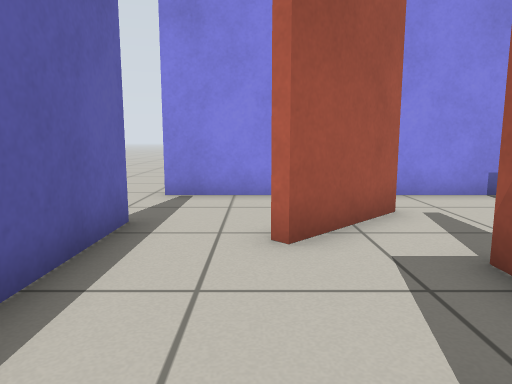
View 1 (above)

17 first-person views from a walk through a robot-simulator world made for Gazebo. The camera is 0.64 m above the floor, tilts 8° down and sees 70° across. The floor is counted in squares, 0.5 m on a side. Each view is taken from the middle of a square. On the plan, view 1 faces up. The plan holds only what a view shows up to about 15 squares ahead; the rest is blank. Robots are left out.

View 2
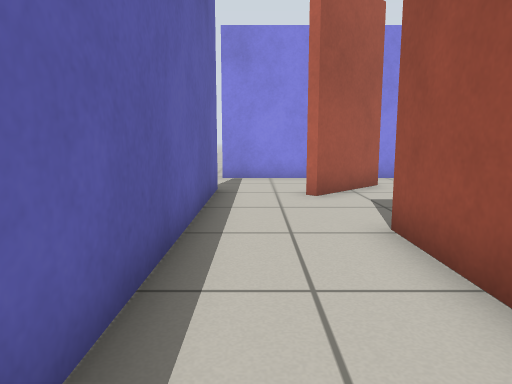

View 3
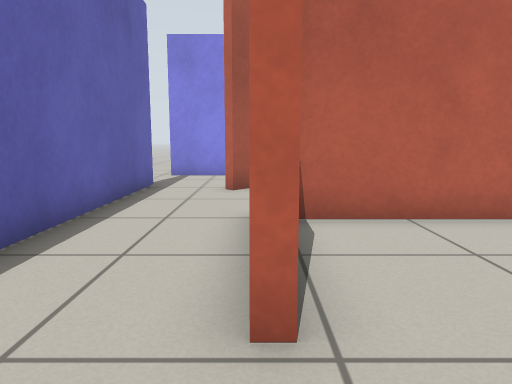

View 4
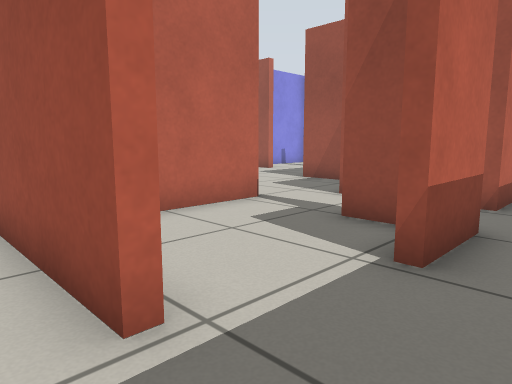

View 5
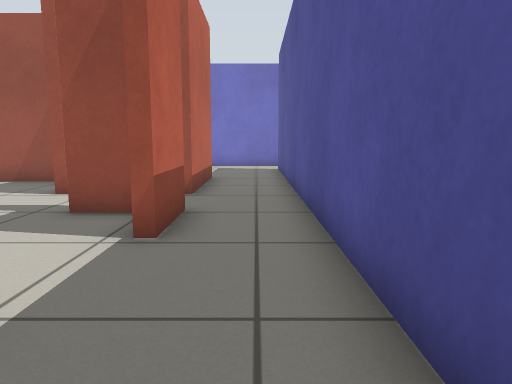

View 6
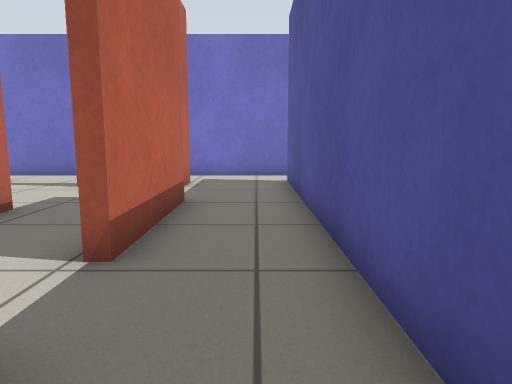

View 7
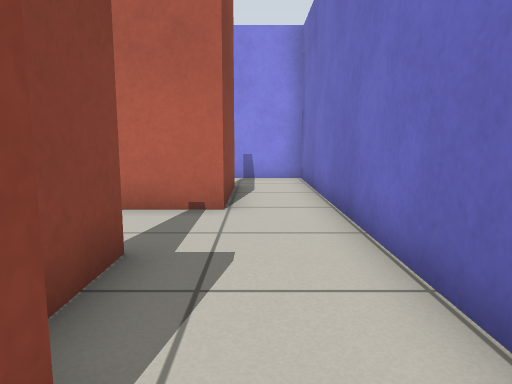

View 8
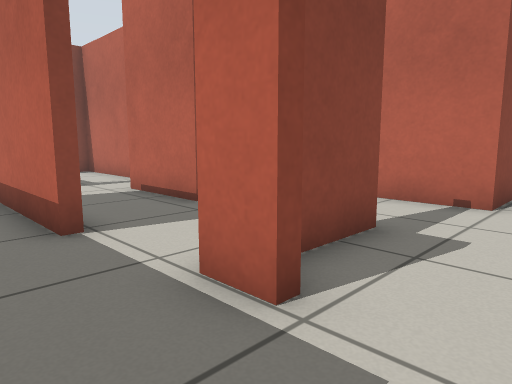

View 9
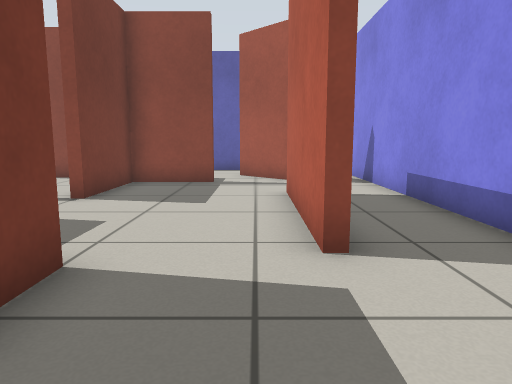

View 10
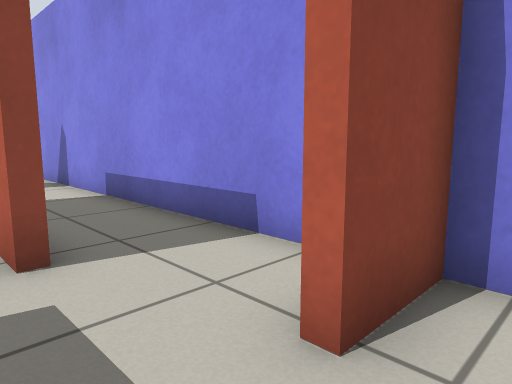

View 11
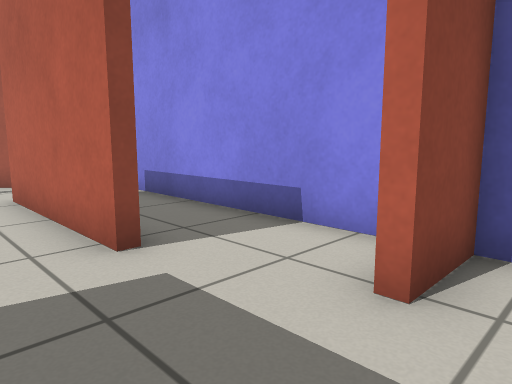

View 12
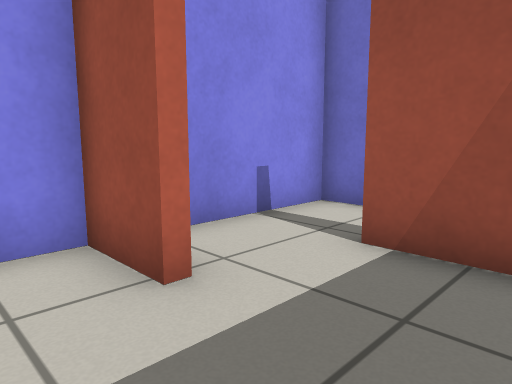

View 13
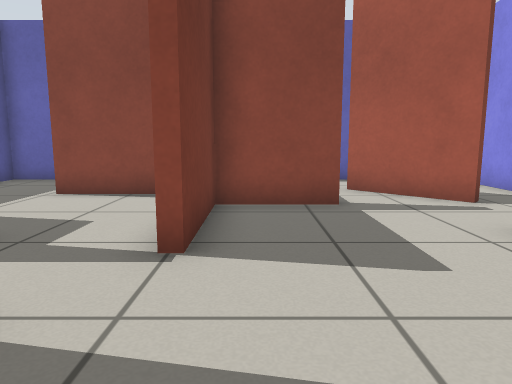

View 14
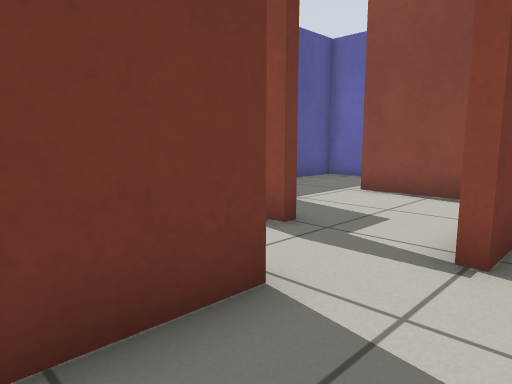

View 15
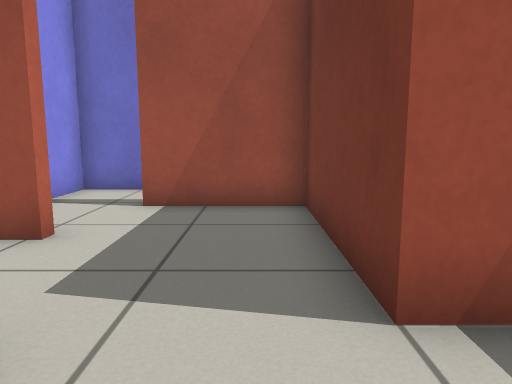

View 16
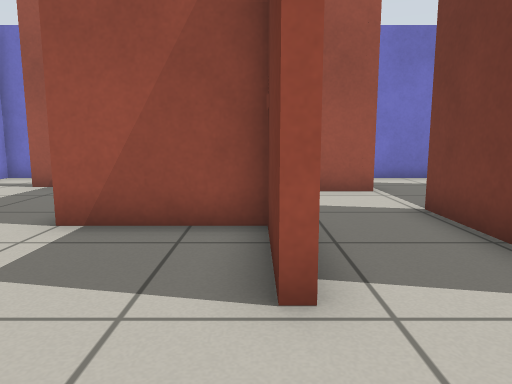

View 17
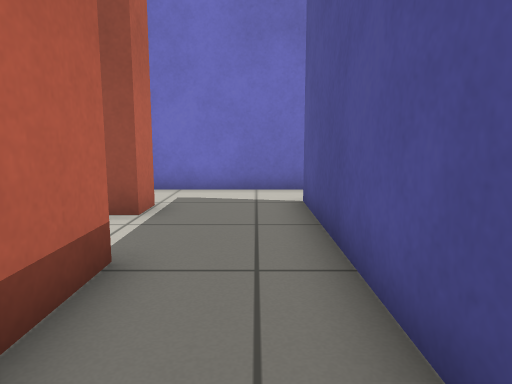

### Floor plan
Key: @ floor where view 1 was taken; # wall or solid block; . floor.
Columns run from 3 left of view 1 to 18 right of it. Each row starts with its distance up from view 1.
 10 ..
  9 .#####################
  8 ................#....#
  7 ................#....#
  6  ....#..#####.....#..#
  5  #..# ............#..#
  4  #................#..#
  3  #....#.......#####..#
  2  #....#.......# .....#
  1  #..#####.....# .....#
  0  #.@#......####..#...#
 -1  #..#............#...#
 -2  #..#....#.......#...#
 -3  #.....###.####..##..#
 -4  #...................#
 -5  #...................#
 -6  ##################..#

Where each view was taken, in squares from view 1:
view 1: 0 up, 0 right, facing up
view 2: 4 down, 1 left, facing up
view 3: 5 down, 1 right, facing up
view 4: 5 down, 0 right, facing up-right
view 5: 5 down, 1 left, facing right
view 6: 5 down, 4 right, facing right
view 7: 4 down, 16 right, facing up
view 8: 5 down, 17 right, facing up-left
view 9: 5 up, 14 right, facing left
view 10: 5 up, 14 right, facing up-left
view 11: 4 up, 14 right, facing up-left
view 12: 4 up, 11 right, facing up-right
view 13: 2 up, 10 right, facing left
view 14: 2 up, 10 right, facing down-left
view 15: 4 up, 8 right, facing right
view 16: 0 up, 5 right, facing right
view 17: 5 down, 8 right, facing right
